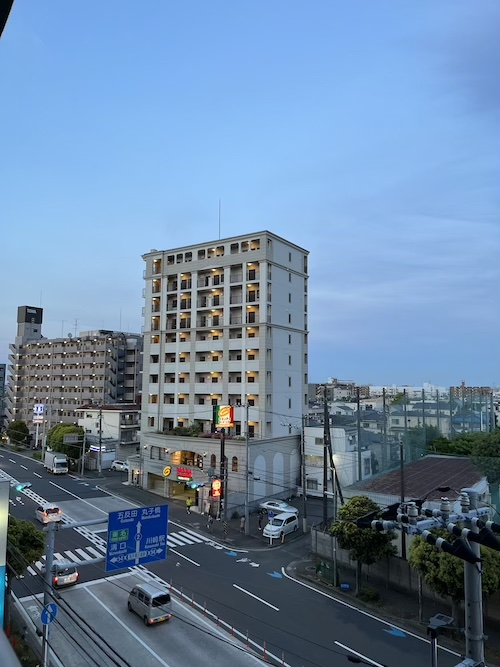
#> input picture exercise0509/img_data/IMG_8224.jpg, 500 x 667 px, found by its file name
$ python ex0509_3.py
#> lines starting #> are read from the running program, lines starting #| are printed output that depends on the picture
import numpy as np
import cv2 as cv
import matplotlib.pyplot as plt
import scipy.optimize as op


def match_feature(img1, img2):
    # SIFTを用意
    sift = cv.SIFT_create()
    # 特徴点とdescriberを検出
    kp1, des1 = sift.detectAndCompute(img1, None)
    kp2, des2 = sift.detectAndCompute(img2, None)
    # マッチさせる
    bf = cv.BFMatcher()
    matches = bf.knnMatch(des1, des2, k=2)
    good = []  # オブジェクトの保管場所
    good2 = []  # オブジェクトの保管場所 drawMatchesKnnに食わせるための形式
    for m, n in matches:
        if m.distance < 0.5*n.distance:  # 厳選を実施
            good.append(m)
            good2.append([m])
    img1_pt = [list(map(int, kp1[m.queryIdx].pt))
               for m in good]  # マッチした１枚目の特徴点
    img2_pt = [list(map(int, kp2[m.trainIdx].pt))
               for m in good]  # マッチした２枚目の特徴点
    img3 = cv.drawMatchesKnn(img1, kp1, img2, kp2, good2,
                             None, flags=cv.DrawMatchesFlags_NOT_DRAW_SINGLE_POINTS)  # マッチ状況の描画
    plt.imshow(img3), plt.show()  # 確認のためマッチの様子を出力

    img1_pt_s = []  # 重複削除後のマッチした特徴点
    img2_pt_s = []
    for i in range(len(img1_pt)):
        if (img1_pt[i] not in img1_pt_s) and (img2_pt[i] not in img2_pt_s):  # 重複の確認
            img1_pt_s.append(img1_pt[i])
            img2_pt_s.append(img2_pt[i])

    img1_pt_s = np.array(img1_pt_s)  # 最適化に備えnumpy形式に変換
    img2_pt_s = np.array(img2_pt_s)
    return img1_pt_s, img2_pt_s


def error_func(t):
    # 特徴点の合致における誤差関数
    answer = 0
    for i in range(len(img1_pt_s)):  # 特徴点の組毎に足しこむ
        # 特徴点間の距離の2乗
        answer += (np.linalg.norm(t+img2_pt_s[i]-img1_pt_s[i]))**2
    t_x.append(t[0])  # プロットのための記録
    t_y.append(t[1])
    accum.append(answer)
    return answer


# Question 1 写真準備
img_a = cv.imread('exercise0509/img_data/IMG_8224.jpg', cv.IMREAD_GRAYSCALE)
#> img_a: shape (667, 500); min 0, max 255, mean 129
img_b = cv.imread('exercise0509/img_data/IMG_8225.jpg', cv.IMREAD_GRAYSCALE)
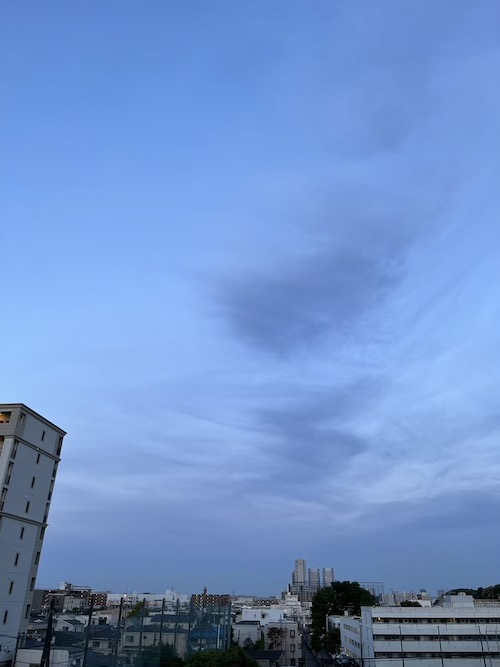
#> input picture exercise0509/img_data/IMG_8225.jpg, 500 x 667 px, found by its file name
#> img_b: shape (667, 500); min 0, max 243, mean 142.7
img_c = cv.imread('exercise0509/img_data/IMG_8226.jpg', cv.IMREAD_GRAYSCALE)
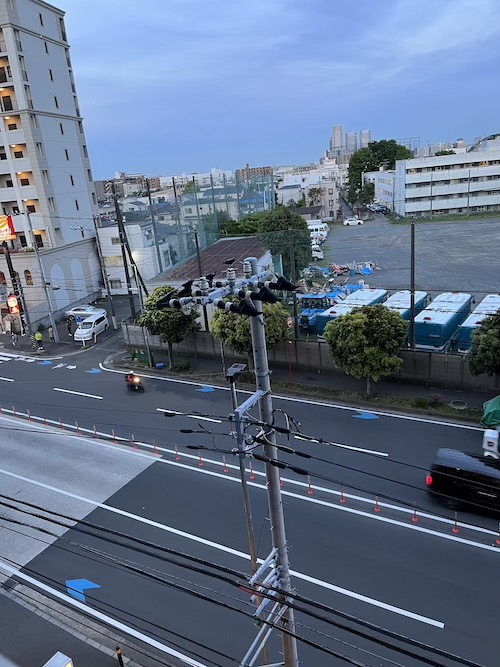
#> input picture exercise0509/img_data/IMG_8226.jpg, 500 x 667 px, found by its file name
#> img_c: shape (667, 500); min 0, max 255, mean 111.1
img_d = cv.imread('exercise0509/img_data/IMG_8227.jpg', cv.IMREAD_GRAYSCALE)
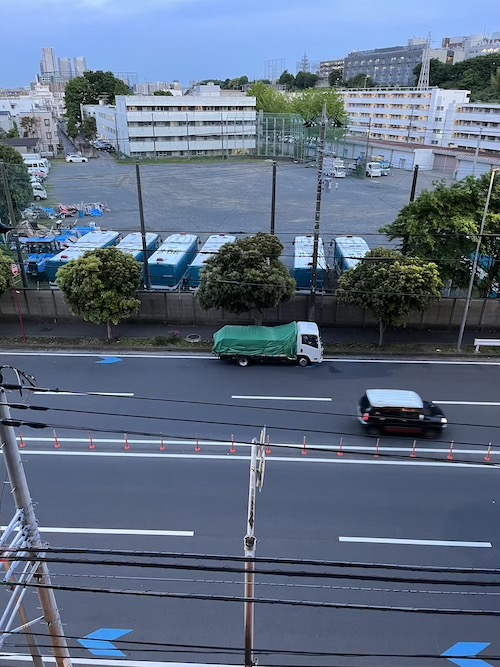
#> input picture exercise0509/img_data/IMG_8227.jpg, 500 x 667 px, found by its file name
#> img_d: shape (667, 500); min 0, max 255, mean 106.6
img_e = cv.imread('exercise0509/img_data/IMG_8228.jpg', cv.IMREAD_GRAYSCALE)
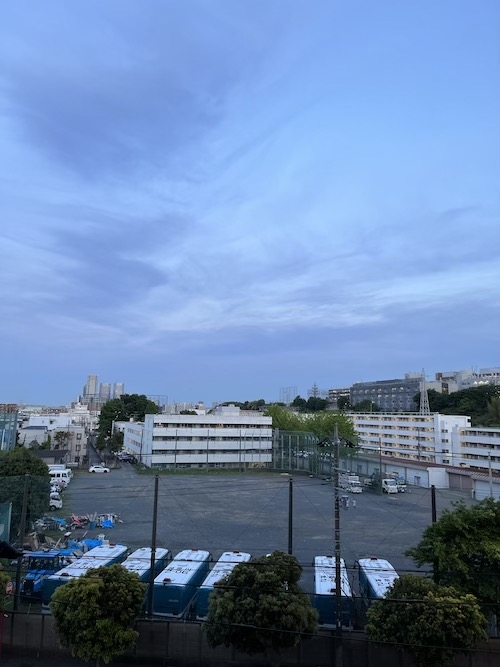
#> input picture exercise0509/img_data/IMG_8228.jpg, 500 x 667 px, found by its file name
#> img_e: shape (667, 500); min 0, max 251, mean 129.9
img_f = cv.imread('exercise0509/img_data/IMG_8229.jpg', cv.IMREAD_GRAYSCALE)
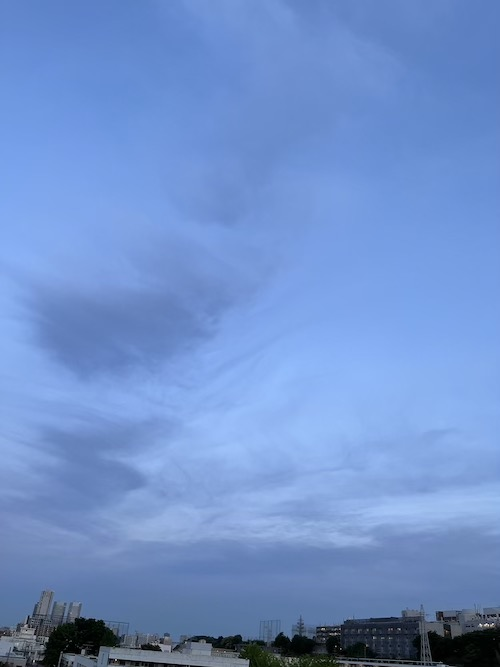
#> input picture exercise0509/img_data/IMG_8229.jpg, 500 x 667 px, found by its file name
#> img_f: shape (667, 500); min 0, max 247, mean 142.2
img_g = cv.imread('exercise0509/img_data/IMG_8230.jpg', cv.IMREAD_GRAYSCALE)
img_h = cv.imread('exercise0509/img_data/IMG_8231.jpg', cv.IMREAD_GRAYSCALE)
img = [img_a, img_b, img_c, img_d, img_e, img_f, img_g, img_h]

# 結果出力のキャンバスを作成
canvas_h, canvas_w = 1500, 1500
canvas = np.zeros((canvas_h, canvas_w))
canvas += 255
height, width = img_a.shape
#> height = 667; width = 500

# 1枚目の写真を貼る
vector_root = np.array([300, 100])
canvas[int(vector_root[0]):int(vector_root[0])+height,
       int(vector_root[1]):int(vector_root[1])+width] = img_a

# 写真を2枚ずつ比べ、2枚目の方だけを描画
for i in range(len(img)-1):
    # 写真の名前を定義
    img1 = img[i]
    img2 = img[i+1]
    # マッチする特徴点を抽出
#> (the run stopped early here; a loop or call above may not have finished)
